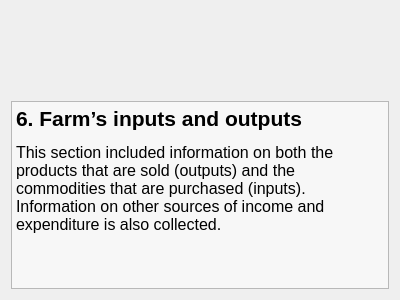
<?xml version="1.0" encoding="UTF-8"?>
<ui version="4.0">
 <class>ioCover</class>
 <widget class="QWidget" name="ioCover">
  <property name="geometry">
   <rect>
    <x>0</x>
    <y>0</y>
    <width>400</width>
    <height>300</height>
   </rect>
  </property>
  <property name="windowTitle">
   <string>Form</string>
  </property>
  <layout class="QVBoxLayout" name="verticalLayout">
   <item>
    <spacer name="verticalSpacer">
     <property name="orientation">
      <enum>Qt::Vertical</enum>
     </property>
     <property name="sizeHint" stdset="0">
      <size>
       <width>20</width>
       <height>94</height>
      </size>
     </property>
    </spacer>
   </item>
   <item>
    <widget class="QTextEdit" name="textEdit">
     <property name="palette">
      <palette>
       <active>
        <colorrole role="Base">
         <brush brushstyle="SolidPattern">
          <color alpha="127">
           <red>255</red>
           <green>255</green>
           <blue>255</blue>
          </color>
         </brush>
        </colorrole>
       </active>
       <inactive>
        <colorrole role="Base">
         <brush brushstyle="SolidPattern">
          <color alpha="127">
           <red>255</red>
           <green>255</green>
           <blue>255</blue>
          </color>
         </brush>
        </colorrole>
       </inactive>
       <disabled>
        <colorrole role="Base">
         <brush brushstyle="SolidPattern">
          <color alpha="255">
           <red>244</red>
           <green>244</green>
           <blue>244</blue>
          </color>
         </brush>
        </colorrole>
       </disabled>
      </palette>
     </property>
     <property name="autoFillBackground">
      <bool>false</bool>
     </property>
     <property name="readOnly">
      <bool>true</bool>
     </property>
     <property name="html">
      <string>&lt;!DOCTYPE HTML PUBLIC &quot;-//W3C//DTD HTML 4.0//EN&quot; &quot;http://www.w3.org/TR/REC-html40/strict.dtd&quot;&gt;
&lt;html&gt;&lt;head&gt;&lt;meta name=&quot;qrichtext&quot; content=&quot;1&quot; /&gt;&lt;style type=&quot;text/css&quot;&gt;
p, li { white-space: pre-wrap; }
&lt;/style&gt;&lt;/head&gt;&lt;body style=&quot; font-family:'Sans Serif'; font-size:12pt; font-weight:400; font-style:normal;&quot;&gt;
&lt;p style=&quot; margin-top:12px; margin-bottom:0px; margin-left:0px; margin-right:0px; -qt-block-indent:0; text-indent:0px;&quot;&gt;&lt;span style=&quot; font-size:16pt; font-weight:600;&quot;&gt;6. Farm’s inputs and outputs&lt;/span&gt;&lt;/p&gt;
&lt;p style=&quot; margin-top:12px; margin-bottom:0px; margin-left:0px; margin-right:0px; -qt-block-indent:0; text-indent:0px;&quot;&gt;This section included information on both the products that are sold (outputs) and the commodities that are purchased (inputs). Information on other sources of income and expenditure is also collected.&lt;/p&gt;
&lt;p style=&quot;-qt-paragraph-type:empty; margin-top:0px; margin-bottom:0px; margin-left:0px; margin-right:0px; -qt-block-indent:0; text-indent:0px;&quot;&gt;&lt;/p&gt;&lt;/body&gt;&lt;/html&gt;</string>
     </property>
    </widget>
   </item>
  </layout>
 </widget>
 <resources/>
 <connections/>
</ui>
